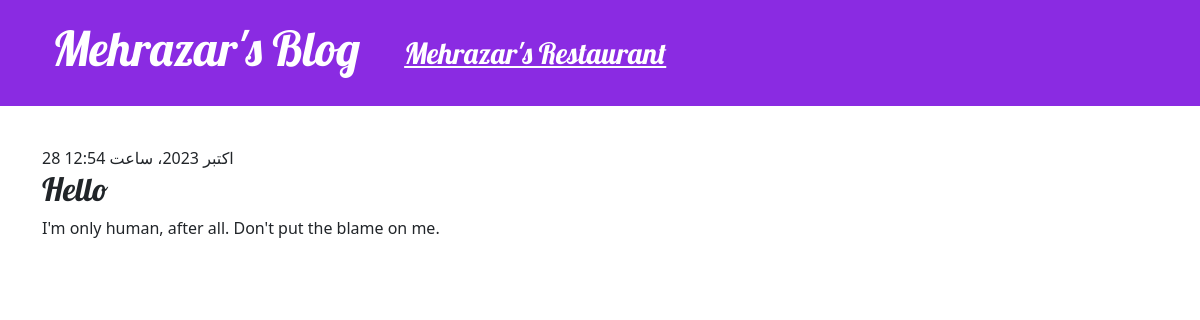
The app's page /post/2/ with its own data.
### blog/models.py (models this page shows, shortened)
class Post(models.Model):
    author = models.ForeignKey(settings.AUTH_USER_MODEL, on_delete=models.CASCADE)
    title = models.CharField(max_length=200)
    text = models.TextField()
    created_date = models.DateTimeField(default=timezone.now)
    published_date = models.DateTimeField(blank=True, null=True, default=timezone.now)

### blog/views.py (the view)
# urls.py: path('post/<int:pk>/', views.post_detail, name='post_detail'),
def post_detail(request, pk):
    post = get_object_or_404(Post, pk=pk)
    return render(request, 'post_detail.html', {'post': post})

### blog/templates/post_detail.html (shortened to what this page needs)
{% extends 'base.html' %}
{% block content %}
    <article class="post">
        {% if post.published_date %}
            <time class="date">
                {{ post.published_date }}
            </time>
        {% endif %}
        <h2>{{ post.title }}</h2>
        <p>{{ post.text|linebreaksbr }}</p>
    </article>
{% endblock %}

### blog/static/css/blog.css (style rules this page uses)
h1, h2, h3, h4 { font-family: 'Lobster', cursive; }
.post { margin-bottom: 70px; }

### records on screen
Post: published_date "28 اکتبر 2023، ساعت 12:54", title "Hello", text "I'm only human, after all. Don't put the blame on me."
